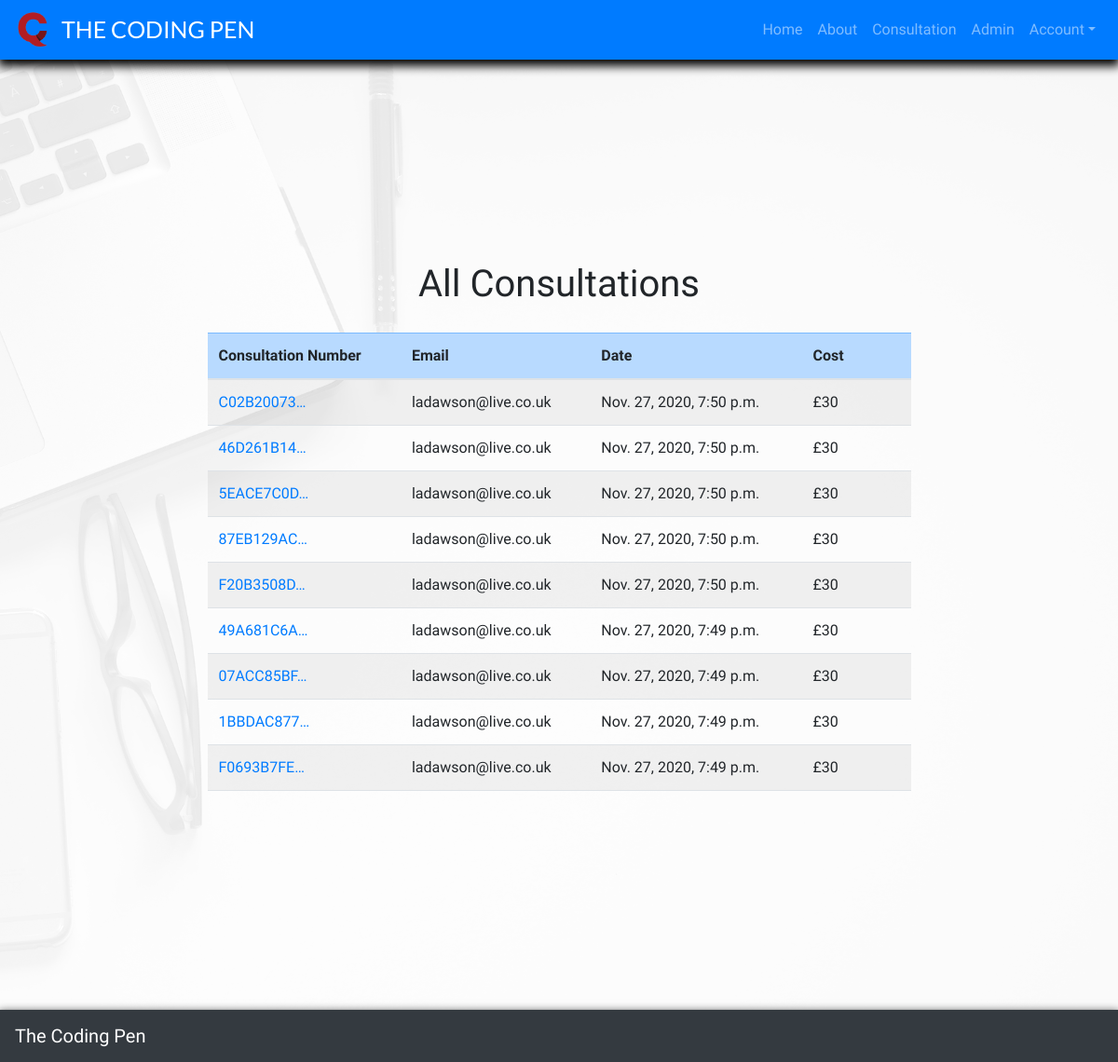
/admin_user/ (signed in), run on the app's committed database.
### consultation/models.py (models this page shows, shortened)
class Consultation(models.Model):
    consultation_number = models.CharField(max_length=32, null=False, editable=False)
    user_profile = models.ForeignKey(UserProfile, on_delete=models.SET_NULL,
                                     null=True, blank=True, related_name='consultation')
    first_name = models.CharField(max_length=20, null=False, blank=False)
    last_name = models.CharField(max_length=20, null=False, blank=False)
    email = models.EmailField(max_length=100, null=False, blank=False, default="")
    phone_number = models.CharField(max_length=30, null=False, blank=False)
    date = models.DateTimeField(auto_now_add=True)
    consultation_idea = models.TextField(max_length=3000, null=False, blank=False)
    consultation_cost = models.DecimalField(max_digits=5, decimal_places=2, null=False, default=30)
    stripe_pid = models.CharField(max_length=254, null=False, blank=False, default='')

### admin_user/views.py (the view)
# urls.py: path('', views.admin_page, name='admin_page'),
@login_required
def admin_page(request):
    if not request.user.is_superuser:
        messages.error(request, 'Sorry, only staff can do that.')
        return redirect(reverse('home'))
    consultation = Consultation.objects.all()
    consultations = consultation.order_by('-date')
    template = 'admin_pages/admin_home.html'
    context = {
        'consultations': consultations,
    }
    return render(request, template, context)

### admin_user/templates/admin_pages/admin_home.html
{% extends "base.html" %}
{% load static %}
{% block extra_css %}
    <link rel="stylesheet" href="{% static 'css/admin.css' %}">
{% endblock %}
{% block page_header %}
<div class="header-container"></div>
{% endblock %}
{% block content %}
<div class="background-overlay"></div>
<div class="container-fluid no-gutters h-100 consult-container">
	<div class="row h-100 justify-content-center align-items-center form-container">
		<div class="col my-auto title-box ">
			<div class="jumbotron">
				<div class="row justify-content-center">
					<h1 class="profile-title">
                        All Consultations
                    </h1>
				</div>
                <div class="col-12 table-container-padding">
                    <div class="col-12 table-body-custom table-responsive">
                        <table class="table table-striped">
                            <thead class="table-primary">
                                <tr>
                                    <th scope="col">Consultation Number</th>
                                    <th scope="col">Email</th>
                                    <th scope="col">Date</th>
                                    <th scope="col">Cost</th>
                                </tr>
                            </thead>
                            <tbody>
                                {% for consultation in consultations %}
                                    <tr>
                                        <td>
                                            <a href="{% url 'consultation_history_admin' consultation.consultation_number %}"
                                            title="{{ consultation.consultation_number }}">
                                                {{ consultation.consultation_number|truncatechars:10 }}
                                            </a>
                                        </td>
                                        <td>{{ consultation.email }}</td>
                                        <td>{{ consultation.date }}</td>
                                        <td>£30</td>
                                    </tr>
                                {% endfor %}
                            </tbody>
                        </table>
                    </div>
                </div>
			</div>
		</div>
	</div>
</div>
{% endblock %}

### static/css/base.css (style rules this page uses)
html { height: 100% }
.header-container { padding-top: 59px; }
.jumbotron { max-width: 1070px; background-color: transparent; }
.form-container { justify-content: center; display: flex; }
body { background: url('/media/background.jpg') no-repeat center center fixed; background-size: cover; height: calc(100vh - 59px); font-family: 'Patua One', cursive; }

### admin_user/static/css/admin.css (style rules this page uses)
.background-overlay { position: fixed; top: 0; left: 0; height: 100%; width: 100%; background-color: rgba(255, 255, 255, 0.9); }
.consult-container { display: flex; justify-content: center; }
.form-container { width: 50%; margin-left: 25%; margin-right: 25%; }
.jumbotron { width: 100%; max-width: 2000px; }
.table-body-custom { height: 500px; overflow-y: auto; }
.profile-title { padding-bottom: 10px; }
.table-container-padding { padding-top: 10px; padding-bottom: 30px; padding-left: 0; padding-right: 0; }
.table-body-custom { height: 500px; overflow-y: auto; padding-left: 0; padding-right: 0; }
th { min-width: 100px; }
.title-box { padding-left: 0; padding-right: 0; }
@media (max-width: 1600px) { .form-container { width: 70%; margin-left: 15%; margin-right: 15%; } }

### data on the page
Consultation: consultation_number "C02B20073…", email "ladawson@live.co.uk", date "Nov. 27, 2020, 7:50 p.m."
Consultation: consultation_number "46D261B14…", email "ladawson@live.co.uk", date "Nov. 27, 2020, 7:50 p.m."
Consultation: consultation_number "5EACE7C0D…", email "ladawson@live.co.uk", date "Nov. 27, 2020, 7:50 p.m."
Consultation: consultation_number "87EB129AC…", email "ladawson@live.co.uk", date "Nov. 27, 2020, 7:50 p.m."
Consultation: consultation_number "F20B3508D…", email "ladawson@live.co.uk", date "Nov. 27, 2020, 7:50 p.m."
Consultation: consultation_number "49A681C6A…", email "ladawson@live.co.uk", date "Nov. 27, 2020, 7:49 p.m."
Consultation: consultation_number "07ACC85BF…", email "ladawson@live.co.uk", date "Nov. 27, 2020, 7:49 p.m."
Consultation: consultation_number "1BBDAC877…", email "ladawson@live.co.uk", date "Nov. 27, 2020, 7:49 p.m."
Consultation: consultation_number "F0693B7FE…", email "ladawson@live.co.uk", date "Nov. 27, 2020, 7:49 p.m."
